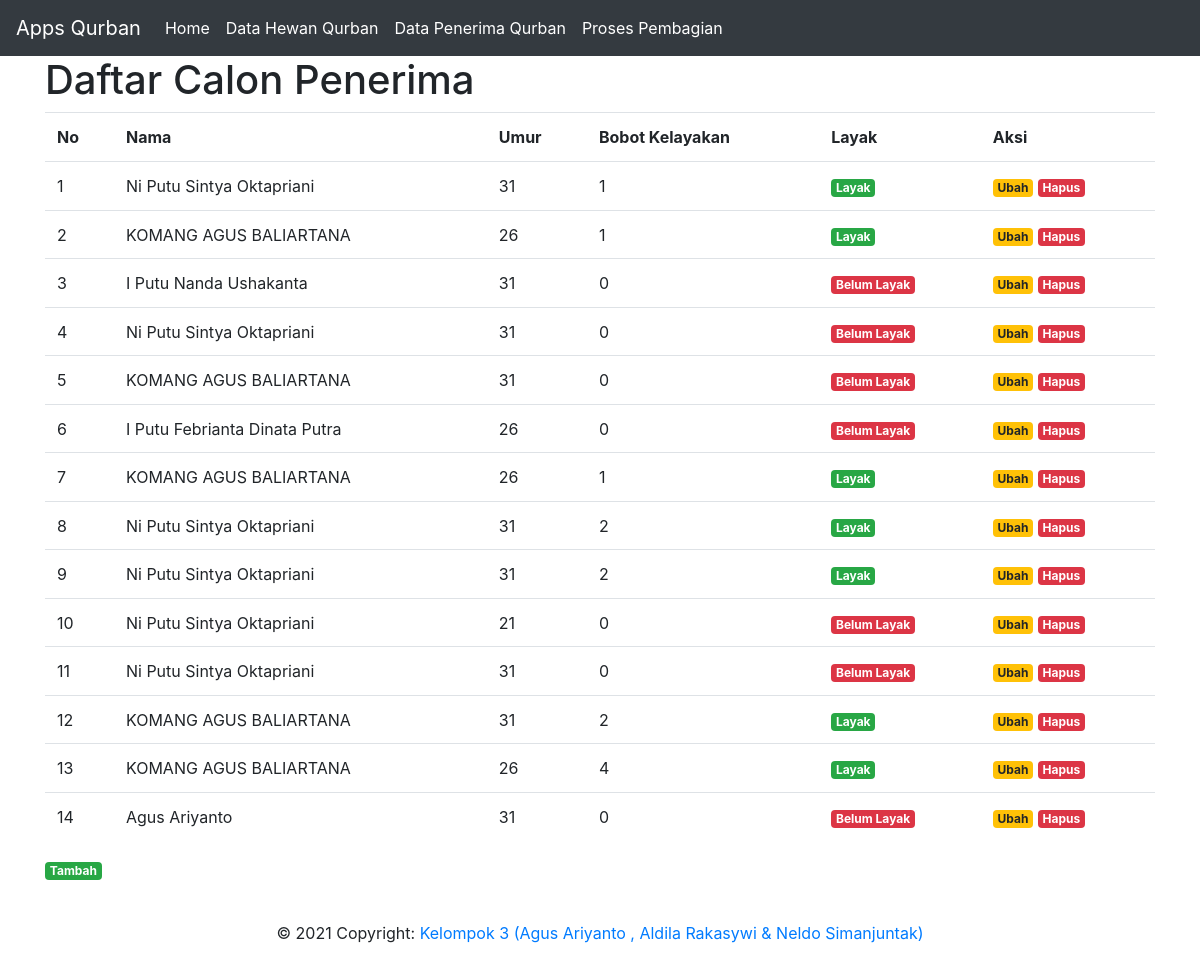
Page /penerima on the committed database.
### tables this page shows
CREATE TABLE penerima (
    id INTEGER PRIMARY KEY AUTOINCREMENT,
    created TIMESTAMP NOT NULL DEFAULT CURRENT_TIMESTAMP,
    nama TEXT NOT NULL,
    umur INTEGER,
    fakir INTEGER NOT NULL DEFAULT 0,
    miskin INTEGER NOT NULL DEFAULT 0,
    fisabilillah INTEGER NOT NULL DEFAULT 0,
    mualaf INTEGER NOT NULL DEFAULT 0,
    gharim INTEGER NOT NULL DEFAULT 0,
    ibnusabil INTEGER NOT NULL DEFAULT 0,
    amil INTEGER NOT NULL DEFAULT 0,
    bobot INTEGER NOT NULL DEFAULT 0,
    layak INTEGER NOT NULL DEFAULT 0
);

### app.py (the view)
@app.route('/penerima', methods=('GET', 'POST'))
def penerima():
    conn = get_db_connection()
    posts = conn.execute('SELECT * FROM penerima').fetchall()
    conn.close()
    return render_template('penerima.html', posts=posts)

### app.py (called while the page is built)
def get_db_connection():
    conn = sqlite3.connect('database.db')
    conn.row_factory = sqlite3.Row
    return conn

def get_jumlahhewan():
    conn = get_db_connection()
    post = conn.execute('SELECT COUNT(id) as jumlah_hewan FROM hewan').fetchone()
    conn.close()
    if post is None:
        abort(404)
    return post['jumlah_hewan']

def get_jumlahsapi():
    conn = get_db_connection()
    post = conn.execute('SELECT COUNT(id) as jumlah FROM hewan where jenis="Sapi"').fetchone()
    conn.close()
    if post is None:
        abort(404)
    return post['jumlah']

def get_jumlahkambing():
    conn = get_db_connection()
    post = conn.execute('SELECT COUNT(id) as jumlah FROM hewan where jenis="Kambing"').fetchone()
    conn.close()
    if post is None:
        abort(404)
    return post['jumlah']

def get_jumlahhewankilo():
    conn = get_db_connection()
    post = conn.execute('SELECT SUM(berat) as jumlah_hewan FROM hewan').fetchone()
    conn.close()
    if post is None:
        abort(404)
    return post['jumlah_hewan']

def get_jumlahsapikilo():
    conn = get_db_connection()
    post = conn.execute('SELECT SUM(berat) as jumlah FROM hewan where jenis="Sapi"').fetchone()
    conn.close()
    if post is None:
        abort(404)
    return post['jumlah']

def get_jumlahkambingkilo():
    conn = get_db_connection()
    post = conn.execute('SELECT SUM(berat) as jumlah FROM hewan where jenis="Kambing"').fetchone()
    conn.close()
    if post is None:
        abort(404)
    return post['jumlah']

def get_jumlahpenerima():
    conn = get_db_connection()
    post = conn.execute('SELECT COUNT(id) as jumlah FROM penerima').fetchone()
    conn.close()
    if post is None:
        abort(404)
    return post['jumlah']

def get_jumlahlayak():
    conn = get_db_connection()
    post = conn.execute('SELECT COUNT(id) as jumlah FROM penerima where layak=1').fetchone()
    conn.close()
    if post is None:
        abort(404)
    return post['jumlah']

def get_jumlahbelumlayak():
    conn = get_db_connection()
    post = conn.execute('SELECT COUNT(id) as jumlah FROM penerima where layak=0').fetchone()
    conn.close()
    if post is None:
        abort(404)
    return post['jumlah']

### templates/penerima.html
{% extends 'base.html' %}
{% block content %}
    <h1>{% block title %} Daftar Calon Penerima {% endblock %}</h1>
    <table class="table">
        <th>No</th>
        <th>Nama</th>
        <th>Umur</th>
        <th>Bobot Kelayakan</th>
        <th>Layak</th>
        <th>Aksi</th>
        {% for post in posts %}
            <tr>
                <td>{{ post['id'] }} </td>
                <td>{{ post['nama'] }} </td>
                <td>{{ post['umur'] }} </td>
                <td>{{ post['bobot'] }} </td>
                <td>
                    {% if post['bobot']>=1 %}
                        <span class="badge badge-success">Layak</span>
                    {% else %}
                        <span class="badge badge-danger">Belum Layak</span>
                    {% endif %}
                </td>
                <td>
                    <a href="{{url_for('penerima_edit', id=post['id'])}}"><span class="badge badge-warning">Ubah</span></a>
                    <a href="{{ url_for('penerima_delete', id=post['id']) }}">
                        <span class="badge badge-danger" onclick="return confirm('Yakin akan hapus data?')">Hapus</span>
                    </a>
                </td>
            <tr>
         {% endfor %}
    </table>
    <a href="{{url_for('penerima_new')}}">
        <span class="badge badge-success">Tambah</span>
    </a>
{% endblock %}

### rows in the picture
penerima: id "1", nama "Ni Putu Sintya Oktapriani", umur "31", bobot "1", shows "Layak"
penerima: id "2", nama "KOMANG AGUS BALIARTANA", umur "26", bobot "1", shows "Layak"
penerima: id "3", nama "I Putu Nanda Ushakanta", umur "31", bobot "0", shows "Belum Layak"
penerima: id "4", nama "Ni Putu Sintya Oktapriani", umur "31", bobot "0", shows "Belum Layak"
penerima: id "5", nama "KOMANG AGUS BALIARTANA", umur "31", bobot "0", shows "Belum Layak"
penerima: id "6", nama "I Putu Febrianta Dinata Putra", umur "26", bobot "0", shows "Belum Layak"
penerima: id "7", nama "KOMANG AGUS BALIARTANA", umur "26", bobot "1", shows "Layak"
penerima: id "8", nama "Ni Putu Sintya Oktapriani", umur "31", bobot "2", shows "Layak"
penerima: id "9", nama "Ni Putu Sintya Oktapriani", umur "31", bobot "2", shows "Layak"
penerima: id "10", nama "Ni Putu Sintya Oktapriani", umur "21", bobot "0", shows "Belum Layak"
penerima: id "11", nama "Ni Putu Sintya Oktapriani", umur "31", bobot "0", shows "Belum Layak"
penerima: id "12", nama "KOMANG AGUS BALIARTANA", umur "31", bobot "2", shows "Layak"
penerima: id "13", nama "KOMANG AGUS BALIARTANA", umur "26", bobot "4", shows "Layak"
penerima: id "14", nama "Agus Ariyanto", umur "31", bobot "0", shows "Belum Layak"
